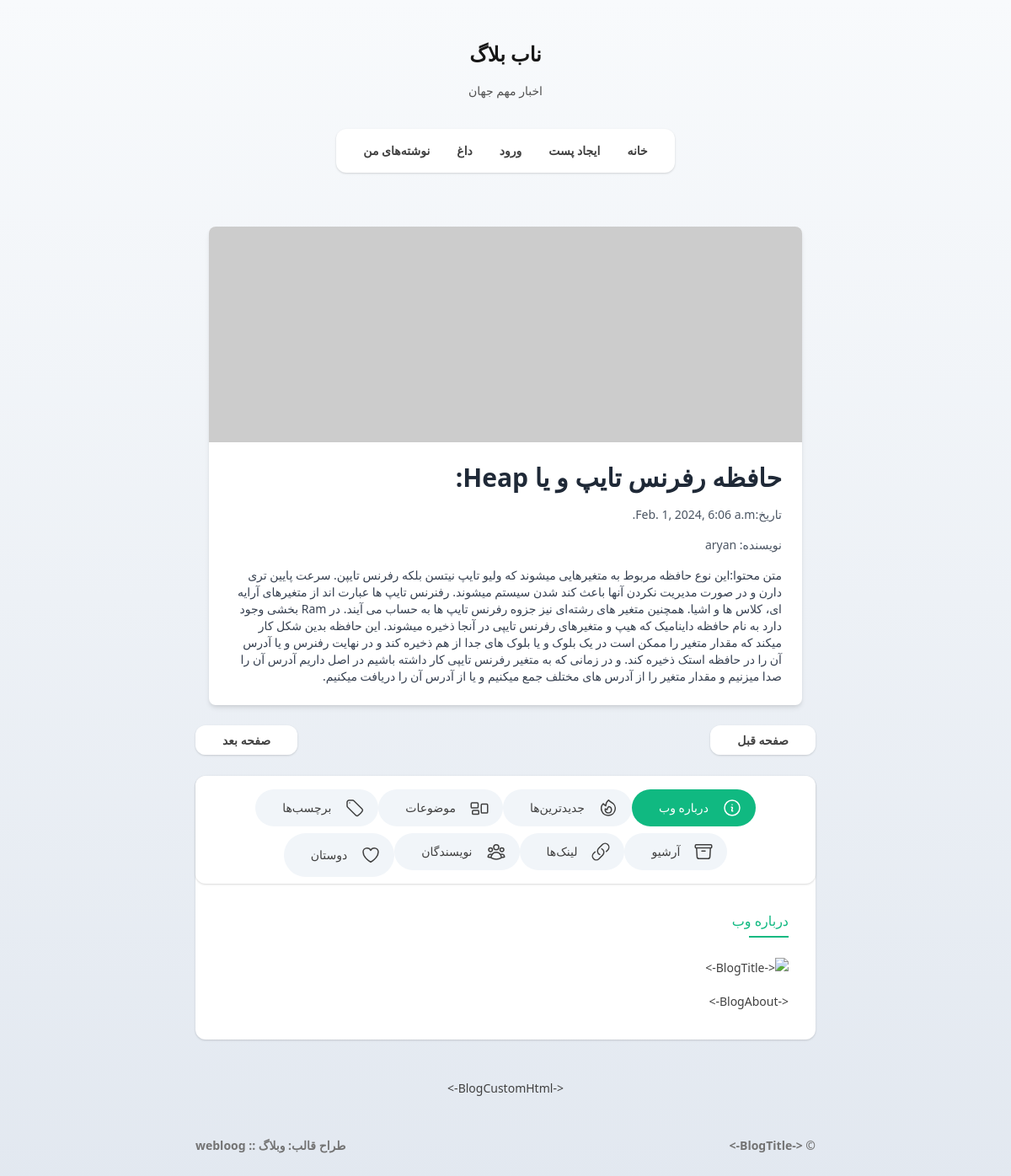
/account/post/2, run on the app's committed database.
### blog/models.py (models this page shows, shortened)
class Post(models.Model):
    title = models.CharField(max_length=50)
    body = models.TextField()
    creat_date = models.DateTimeField(auto_now_add=True)
    updat_date = models.DateTimeField(auto_now=True)
    creator = models.ForeignKey(User, on_delete=models.CASCADE)

### account/models.py (models this page shows)
class User(AbstractUser):
    phone = models.CharField(max_length=10,)
    birth = models.DateField(null=True, blank=True)

### blog/views.py (the view)
# urls.py: path('post/<int:pk>', PostView.as_view(), name='PostView'),
class PostView(DeleteView):
    queryset = Post.objects.all()
    context_object_name = 'post'
    template_name = 'blog/post_view.html'

### templates/blog/post_view.html
{% extends "base.html"%}
{% block content %}
<link href="https://cdn.jsdelivr.net/npm/tailwindcss@2.2.19/dist/tailwind.min.css" rel="stylesheet">
    <div class="max-w-4xl mx-auto px-4 py-8">
        <div class="bg-white shadow-md rounded-lg overflow-hidden">
            <div class="relative h-64 bg-cover bg-center" style="background-image: url('https://via.placeholder.com/800x400')">
            </div>
            <div class="p-6">
                <h2 class="text-3xl font-semibold text-gray-800">{{post.title}}</h2>
                <p class="mt-4 text-gray-600">تاریخ:{{post.updat_date}}</p>
                <p class="mt-4 text-gray-600">نویسنده: {{post.creator}}</p>
                <p class="mt-4 text-gray-700">متن محتوا:{{post.body}}</p>
            </div>
        </div>
    </div>
{% endblock %}

### templates/base.html (shortened to what this page needs)
<!DOCTYPE html>
<html lang="fa" dir="rtl" class="scroll-smooth">
<head>
  <link type="text/css" rel="stylesheet" href="https://cdn.jsdelivr.net/gh/rastikerdar/samim-font@v4.0.5/dist/font-face.css">
</head>
<body class="relative text-sm bg-slate-50 bg-gradient-to-b from-slate-50 to-slate-200 text-neutral-700">
  <div class="py-12 tb:py-24 wrap">
    <header class="mb-8 tb:mb-12 text-center">
      <h1 class="mb-4 text-2xl tb:text-3xl font-black text-neutral-900"><a href="<-BlogUrl->">ناب بلاگ</a></h1>
      <p class="!leading-[1.75] mx-auto max-w-lg text-neutral-600">اخبار مهم جهان </p>
    </header>
    <ul class="flex max-w-fit font-semibold flex-row flex-wrap items-center px-8 py-4 mb-8 tb:mb-12 mx-auto space-x-8 bg-white shadow shadow-slate-200 rtl:space-x-reverse rounded-xl">
      <li><a href="{% url 'ListPost' %}">خانه</a></li>
      <BlogProfileLinkBlock>
        <li><a href="{% url 'createpost' %}">ایجاد پست</a></li>
      </BlogProfileLinkBlock>
      <BlogEmailBlock>
        <li><a href="">ورود</a></li>
      </BlogEmailBlock>
      <li><a href="<-BlogArchiveLink->">داغ</a></li>
      <li><a href="/posts/">نوشته‌های من</a></li>
    </ul>
    {% block content %}
    {% endblock %}
      <div class="flex flex-row flex-wrap font-semibold items-center justify-between mb-8 tb:mb-12">
        <BlogPreviousPageBlock>
          <a href="<-BlogPreviousPageLink->" class="px-8 py-2 ml-auto bg-white shadow rounded-xl shadow-slate-200" title="صفحه قبل">صفحه قبل</a>
        </BlogPreviousPageBlock>
        <BlogNextPageBlock>
          <a href="<-BlogNextPageLink->" class="px-8 py-2 mr-auto bg-white shadow rounded-xl shadow-slate-200" title="صفحه بعد">صفحه بعد</a>
        </BlogNextPageBlock>
      </div>
    <aside id="sidebar" class="relative flex items-start flex-col tb:flex-row bg-white shadow rounded-xl shadow-slate-200">
      <div id="control" class="flex shadow justify-center tb:justify-start shadow-slate-200 rounded-xl tb:rounded-none tb:shadow-none bg-white tb:bg-transparent w-full tb:w-auto flex-row  flex-wrap tb:flex-nowrap tb:flex-col tb:sticky tb:top-0 p-4 pb-2 tb:pb-4 items-stretch [&>button]:ml-2 tb:[&>button]:ml-0 [&>button]:mb-2 tb:[&>button]:space-x-4 tb:[&>button]:space-x-reverse [&>button]:flex tb:[&>button:last-of-type]:mb-0 [&>button]:flex-row [&>button]:items-center tb:[&>button]:py-2.5 tb:[&>button]:pl-8 tb:[&>button]:pr-4 [&>button]:p-2 [&>button]:rounded-full [&>button]:bg-slate-100 [&>button:hover]:bg-slate-200 [&>button>span]:hidden tb:[&>button>span]:inline-block">
      </div>
      <div id="show" class="p-8">
        <BlogProfile>
          <div box-target="b1" class="sidebar-box hidden">
            <button id="b1">
              <span>درباره وب</span>
            </button>
            <h6 class="text-base tb:text-lg text-emerald-500 mb-8 max-w-fit relative before:h-0.5 before:w-[70%] before:absolute before:-bottom-2 before:right-0 before:bg-emerald-500">درباره وب</h6>
            <div class="leading-[1.75]">
              <BlogPhoto>
                <img src="<-BlogPhotoLink->" class="block mb-4 rounded" alt="<-BlogTitle->">
              </BlogPhoto>
              <-BlogAbout->
            </div>
          </div>
        </BlogProfile>
        <BlogPreviousItemsBlock>
          <div box-target="b2" class="sidebar-box hidden">
            <button id="b2">
              <span>جدیدترین‌ها</span>
            </button>
          </div>
        </BlogPreviousItemsBlock>
        <BlogCategoriesBlock>
          <div box-target="b3" class="sidebar-box hidden">
            <button id="b3">
              <span>موضوعات</span>
            </button>
          </div>
        </BlogCategoriesBlock>
        <BlogTagsBlock>
          <div box-target="b4" class="sidebar-box hidden">
            <button id="b4">
              <span>برچسب‌ها</span>
            </button>
          </div>
        </BlogTagsBlock>
        <BlogArchiveBlock>
          <div box-target="b5" class="sidebar-box hidden">
            <button id="b5">
              <span>آرشیو</span>
            </button>
          </div>
        </BlogArchiveBlock>
        <BlogLinkDumpBlock>
          <div box-target="b6" class="sidebar-box hidden">
            <button id="b6">
              <span>لینک‌ها</span>
            </button>
          </div>
        </BlogLinkDumpBlock>
        <BlogAuthorsBlock>
          <div box-target="b7" class="sidebar-box hidden">
            <button id="b7">
              <span>نویسندگان</span>
            </button>
          </div>
        </BlogAuthorsBlock>
        <BlogLinksBlock>
          <div box-target="b8" class="sidebar-box hidden">
            <button id="b8">
              <span>دوستان</span>
            </button>
          </div>
        </BlogLinksBlock>
      </div>
    </aside>
    <div class="mt-12 text-center max-w-sm mx-auto">
      <-BlogCustomHtml->
    </div>
    <div class="mt-12 flex flex-row items-center justify-between flex-wrap text-neutral-500 font-semibold">
      <a href="<-BlogUrl->">&copy; <-BlogTitle-></a>
      <div class="copyright">طراح قالب: <a href="http://webloog.ir" title="وبلاگ :: webloog" target="_blank">وبلاگ :: webloog</a></div>
    </div>
  </div>
</body>
</html>

### data on the page
Post: title "حافظه رفرنس تایپ و یا Heap:", updat_date "Feb. 1, 2024, 6:06 a.m.", creator "aryan", body "این نوع حافظه مربوط به متغیرهایی میشوند که ولیو تایپ نیتسن بلکه رفرنس تایپن. سرعت پایین تری دارن و در صورت مدیریت نکردن آنها باعث کند شدن سیستم میشوند. رفنرنس تایپ ها عبارت اند از متغیرهای آرایه ای، کلاس ها و اشیا. همچنین متغیر های رشته‌ای نیز جزوه رفرنس تایپ ها به حساب می آیند. در Ram بخشی وجود دارد به نام حافظه داینامیک که هیپ و متغیرهای رفرنس تایپی در آنجا ذخیره میشوند. این حافظه بدین شکل کار میکند که مقدار متغیر را ممکن است در یک بلوک و یا بلوک های جدا از هم ذخیره کند و در نهایت رفنرس و یا آدرس آن را در حافظه استک ذخیره کند. و در زمانی که به متغیر رفرنس تایپی کار داشته باشیم در اصل داریم آدرس آن را صدا میزنیم و مقدار متغیر را از آدرس های مختلف جمع میکنیم و یا از آدرس آن را دریافت میکنیم."
